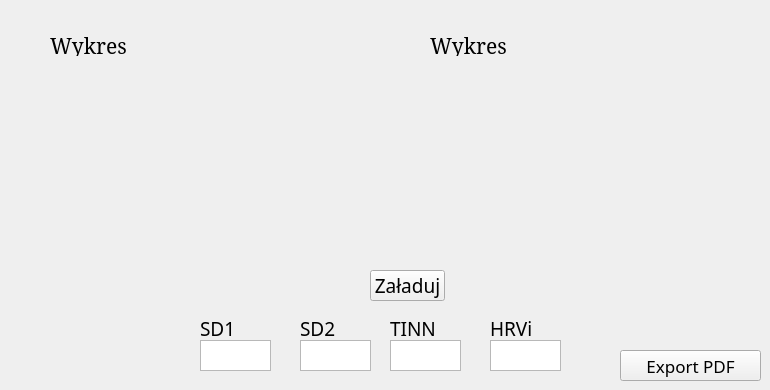
        <widget class="QWidget" name="tab_7">
         <attribute name="title">
          <string>HRV2</string>
         </attribute>
         <widget class="QPushButton" name="HRV2_zaladuj_button">
          <property name="geometry">
           <rect>
            <x>370</x>
            <y>270</y>
            <width>75</width>
            <height>31</height>
           </rect>
          </property>
          <property name="sizePolicy">
           <sizepolicy hsizetype="Fixed" vsizetype="Fixed">
            <horstretch>0</horstretch>
            <verstretch>0</verstretch>
           </sizepolicy>
          </property>
          <property name="minimumSize">
           <size>
            <width>75</width>
            <height>31</height>
           </size>
          </property>
          <property name="maximumSize">
           <size>
            <width>75</width>
            <height>31</height>
           </size>
          </property>
          <property name="font">
           <font>
            <family>Monotype Corsiva</family>
            <pointsize>14</pointsize>
           </font>
          </property>
          <property name="text">
           <string>Załaduj</string>
          </property>
         </widget>
         <widget class="QTextBrowser" name="HRV2_textBrowser_1">
          <property name="geometry">
           <rect>
            <x>200</x>
            <y>340</y>
            <width>71</width>
            <height>31</height>
           </rect>
          </property>
          <property name="sizePolicy">
           <sizepolicy hsizetype="Fixed" vsizetype="Fixed">
            <horstretch>0</horstretch>
            <verstretch>0</verstretch>
           </sizepolicy>
          </property>
          <property name="minimumSize">
           <size>
            <width>71</width>
            <height>31</height>
           </size>
          </property>
          <property name="maximumSize">
           <size>
            <width>71</width>
            <height>31</height>
           </size>
          </property>
          <property name="layoutDirection">
           <enum>Qt::LeftToRight</enum>
          </property>
         </widget>
         <widget class="QTextBrowser" name="HRV2_textBrowser_2">
          <property name="geometry">
           <rect>
            <x>300</x>
            <y>340</y>
            <width>71</width>
            <height>31</height>
           </rect>
          </property>
          <property name="sizePolicy">
           <sizepolicy hsizetype="Fixed" vsizetype="Fixed">
            <horstretch>0</horstretch>
            <verstretch>0</verstretch>
           </sizepolicy>
          </property>
          <property name="minimumSize">
           <size>
            <width>71</width>
            <height>31</height>
           </size>
          </property>
          <property name="maximumSize">
           <size>
            <width>71</width>
            <height>31</height>
           </size>
          </property>
          <property name="layoutDirection">
           <enum>Qt::LeftToRight</enum>
          </property>
         </widget>
         <widget class="QLabel" name="HRV2_label_wykres1">
          <property name="geometry">
           <rect>
            <x>50</x>
            <y>35</y>
            <width>121</width>
            <height>21</height>
           </rect>
          </property>
          <property name="sizePolicy">
           <sizepolicy hsizetype="Expanding" vsizetype="Fixed">
            <horstretch>0</horstretch>
            <verstretch>0</verstretch>
           </sizepolicy>
          </property>
          <property name="minimumSize">
           <size>
            <width>121</width>
            <height>21</height>
           </size>
          </property>
          <property name="maximumSize">
           <size>
            <width>130</width>
            <height>21</height>
           </size>
          </property>
          <property name="font">
           <font>
            <family>MS Serif</family>
            <pointsize>16</pointsize>
           </font>
          </property>
          <property name="text">
           <string>Wykres</string>
          </property>
         </widget>
         <widget class="QLabel" name="HRV2_label_wykres2">
          <property name="geometry">
           <rect>
            <x>430</x>
            <y>35</y>
            <width>121</width>
            <height>21</height>
           </rect>
          </property>
          <property name="sizePolicy">
           <sizepolicy hsizetype="Expanding" vsizetype="Fixed">
            <horstretch>0</horstretch>
            <verstretch>0</verstretch>
           </sizepolicy>
          </property>
          <property name="minimumSize">
           <size>
            <width>121</width>
            <height>21</height>
           </size>
          </property>
          <property name="maximumSize">
           <size>
            <width>130</width>
            <height>21</height>
           </size>
          </property>
          <property name="font">
           <font>
            <family>MS Serif</family>
            <pointsize>16</pointsize>
           </font>
          </property>
          <property name="text">
           <string>Wykres</string>
          </property>
         </widget>
         <widget class="QLabel" name="HRV2_label_SD1">
          <property name="geometry">
           <rect>
            <x>200</x>
            <y>320</y>
            <width>71</width>
            <height>16</height>
           </rect>
          </property>
          <property name="sizePolicy">
           <sizepolicy hsizetype="Expanding" vsizetype="Fixed">
            <horstretch>0</horstretch>
            <verstretch>0</verstretch>
           </sizepolicy>
          </property>
          <property name="minimumSize">
           <size>
            <width>71</width>
            <height>16</height>
           </size>
          </property>
          <property name="maximumSize">
           <size>
            <width>71</width>
            <height>16</height>
           </size>
          </property>
          <property name="font">
           <font>
            <family>Monotype Corsiva</family>
            <pointsize>14</pointsize>
           </font>
          </property>
          <property name="text">
           <string>SD1</string>
          </property>
         </widget>
         <widget class="QLabel" name="HRV2_label_SD2">
          <property name="geometry">
           <rect>
            <x>300</x>
            <y>320</y>
            <width>81</width>
            <height>16</height>
           </rect>
          </property>
          <property name="sizePolicy">
           <sizepolicy hsizetype="Expanding" vsizetype="Fixed">
            <horstretch>0</horstretch>
            <verstretch>0</verstretch>
           </sizepolicy>
          </property>
          <property name="minimumSize">
           <size>
            <width>81</width>
            <height>16</height>
           </size>
          </property>
          <property name="maximumSize">
           <size>
            <width>81</width>
            <height>16</height>
           </size>
          </property>
          <property name="font">
           <font>
            <family>Monotype Corsiva</family>
            <pointsize>14</pointsize>
           </font>
          </property>
          <property name="text">
           <string>SD2</string>
          </property>
         </widget>
         <widget class="QPushButton" name="HRV2_to_pdf">
          <property name="geometry">
           <rect>
            <x>620</x>
            <y>350</y>
            <width>141</width>
            <height>31</height>
           </rect>
          </property>
          <property name="sizePolicy">
           <sizepolicy hsizetype="Fixed" vsizetype="Fixed">
            <horstretch>0</horstretch>
            <verstretch>0</verstretch>
           </sizepolicy>
          </property>
          <property name="minimumSize">
           <size>
            <width>141</width>
            <height>31</height>
           </size>
          </property>
          <property name="maximumSize">
           <size>
            <width>141</width>
            <height>31</height>
           </size>
          </property>
          <property name="font">
           <font>
            <family>Monotype Corsiva</family>
            <pointsize>13</pointsize>
           </font>
          </property>
          <property name="text">
           <string>Export PDF</string>
          </property>
         </widget>
         <widget class="QLabel" name="HRV2_label_TINN">
          <property name="geometry">
           <rect>
            <x>390</x>
            <y>320</y>
            <width>71</width>
            <height>16</height>
           </rect>
          </property>
          <property name="sizePolicy">
           <sizepolicy hsizetype="Expanding" vsizetype="Fixed">
            <horstretch>0</horstretch>
            <verstretch>0</verstretch>
           </sizepolicy>
          </property>
          <property name="minimumSize">
           <size>
            <width>71</width>
            <height>16</height>
           </size>
          </property>
          <property name="maximumSize">
           <size>
            <width>71</width>
            <height>16</height>
           </size>
          </property>
          <property name="font">
           <font>
            <family>Monotype Corsiva</family>
            <pointsize>14</pointsize>
           </font>
          </property>
          <property name="text">
           <string>TINN</string>
          </property>
         </widget>
         <widget class="QTextBrowser" name="HRV2_textBrowser_3">
          <property name="geometry">
           <rect>
            <x>390</x>
            <y>340</y>
            <width>71</width>
            <height>31</height>
           </rect>
          </property>
          <property name="sizePolicy">
           <sizepolicy hsizetype="Fixed" vsizetype="Fixed">
            <horstretch>0</horstretch>
            <verstretch>0</verstretch>
           </sizepolicy>
          </property>
          <property name="minimumSize">
           <size>
            <width>71</width>
            <height>31</height>
           </size>
          </property>
          <property name="maximumSize">
           <size>
            <width>71</width>
            <height>31</height>
           </size>
          </property>
          <property name="layoutDirection">
           <enum>Qt::LeftToRight</enum>
          </property>
         </widget>
         <widget class="QTextBrowser" name="HRV2_textBrowser_4">
          <property name="geometry">
           <rect>
            <x>490</x>
            <y>340</y>
            <width>71</width>
            <height>31</height>
           </rect>
          </property>
          <property name="sizePolicy">
           <sizepolicy hsizetype="Fixed" vsizetype="Fixed">
            <horstretch>0</horstretch>
            <verstretch>0</verstretch>
           </sizepolicy>
          </property>
          <property name="minimumSize">
           <size>
            <width>71</width>
            <height>31</height>
           </size>
          </property>
          <property name="maximumSize">
           <size>
            <width>71</width>
            <height>31</height>
           </size>
          </property>
          <property name="layoutDirection">
           <enum>Qt::LeftToRight</enum>
          </property>
         </widget>
         <widget class="QLabel" name="HRV2_label_HRVi">
          <property name="geometry">
           <rect>
            <x>490</x>
            <y>320</y>
            <width>81</width>
            <height>16</height>
           </rect>
          </property>
          <property name="sizePolicy">
           <sizepolicy hsizetype="Expanding" vsizetype="Fixed">
            <horstretch>0</horstretch>
            <verstretch>0</verstretch>
           </sizepolicy>
          </property>
          <property name="minimumSize">
           <size>
            <width>81</width>
            <height>16</height>
           </size>
          </property>
          <property name="maximumSize">
           <size>
            <width>81</width>
            <height>16</height>
           </size>
          </property>
          <property name="font">
           <font>
            <family>Monotype Corsiva</family>
            <pointsize>14</pointsize>
           </font>
          </property>
          <property name="text">
           <string>HRVi</string>
          </property>
         </widget>
         <widget class="Visualisation" name="HRV2_graph1" native="true">
          <property name="geometry">
           <rect>
            <x>10</x>
            <y>70</y>
            <width>331</width>
            <height>191</height>
           </rect>
          </property>
          <property name="sizePolicy">
           <sizepolicy hsizetype="Fixed" vsizetype="Fixed">
            <horstretch>0</horstretch>
            <verstretch>0</verstretch>
           </sizepolicy>
          </property>
          <property name="minimumSize">
           <size>
            <width>331</width>
            <height>191</height>
           </size>
          </property>
          <property name="maximumSize">
           <size>
            <width>331</width>
            <height>191</height>
           </size>
          </property>
         </widget>
         <widget class="Visualisation" name="HRV2_graph2" native="true">
          <property name="geometry">
           <rect>
            <x>430</x>
            <y>70</y>
            <width>331</width>
            <height>191</height>
           </rect>
          </property>
          <property name="sizePolicy">
           <sizepolicy hsizetype="Fixed" vsizetype="Fixed">
            <horstretch>0</horstretch>
            <verstretch>0</verstretch>
           </sizepolicy>
          </property>
          <property name="minimumSize">
           <size>
            <width>331</width>
            <height>191</height>
           </size>
          </property>
          <property name="maximumSize">
           <size>
            <width>331</width>
            <height>191</height>
           </size>
          </property>
         </widget>
        </widget>
